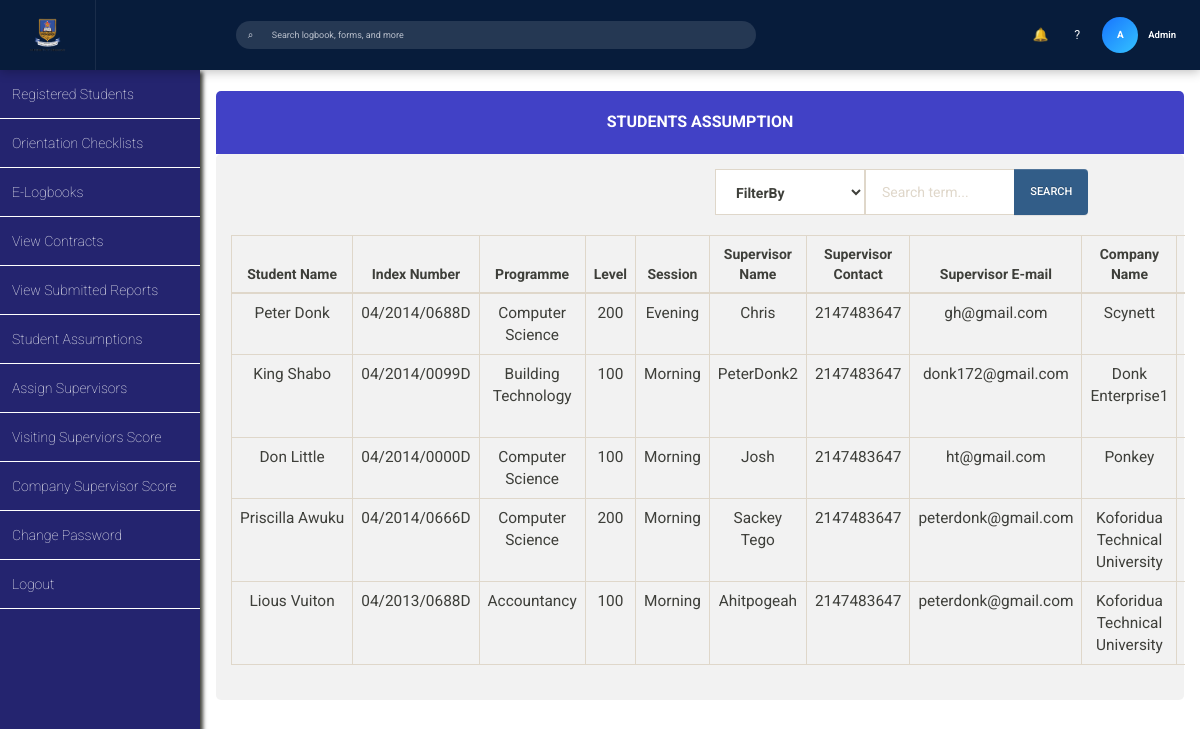
The app's page /admin/students_assumptions/students_assumptions.php with its own data.
### tables this page shows
CREATE TABLE `students_assumption` (
  `id` int(11) NOT NULL,
  `first_name` varchar(200) NOT NULL,
  `last_name` varchar(200) NOT NULL,
  `other_name` varchar(200) NOT NULL,
  `index_number` varchar(200) NOT NULL,
  `level` varchar(200) NOT NULL,
  `programme` varchar(200) NOT NULL,
  `session` varchar(200) NOT NULL,
  `company_name` varchar(200) NOT NULL,
  `supervisor_name` varchar(200) NOT NULL,
  `supervisor_contact` int(20) NOT NULL,
  `supervisor_email` varchar(100) NOT NULL,
  `company_region` varchar(200) NOT NULL,
  `company_address` mediumtext NOT NULL,
  `registration_type` varchar(200) NOT NULL,
  `date` timestamp NOT NULL DEFAULT CURRENT_TIMESTAMP ON UPDATE CURRENT_TIMESTAMP
);

### admin/students_assumptions/students_assumptions.php (the view, shortened to what this page needs)
<?php
include '../../database_connection/database_connection.php';
$mysql_query_1 = "SELECT * FROM students_assumption";
 ?>
<!DOCTYPE html>
<html lang="en" class="bg-pink">
<head>
  <link rel="stylesheet" href="../../css/bootstrap-theme.min.css"/>
  <link rel="stylesheet" href="../../css/bootstrap.min.css"/>
  <link rel="stylesheet" href="../../css/main_page_style.css"/>
  <link rel="stylesheet" href="students_assumptions.css"/>
</head>
<body>
<?php $topbar_display_name = 'Admin'; $topbar_logo_src = '../../img/header_log.png'; include '../../includes/topbar.php'; ?>
<div id="left_side_bar">
<ul id="menu_list">
  <a class="menu_items_link" href="../view_registered_students/view_registered_students.php"><li class="menu_items_list">Registered Students</li></a>
  <a class="menu_items_link" href="../view_orientation_checklists.php"><li class="menu_items_list">Orientation Checklists</li></a>
  <a class="menu_items_link" href="../view_elogbooks.php"><li class="menu_items_list">E-Logbooks</li></a>
  <a class="menu_items_link" href="../manage_contracts.php"><li class="menu_items_list">View Contracts</li></a>
  <a class="menu_items_link" href="../view_submitted_reports.php"><li class="menu_items_list">View Submitted Reports</li></a>
  <a class="menu_items_link" href="students_assumptions.php"><li class="menu_items_list">Student Assumptions</li></a>
  <a class="menu_items_link" href="../assign_supervisors/assign_supervisors.php"><li class="menu_items_list">Assign Supervisors</li></a>
  <a class="menu_items_link" href="../visiting_score/visiting_supervisors_score.php"><li class="menu_items_list">Visiting Superviors Score</li></a>
  <a class="menu_items_link" href="../company_score/company_supervisor_score.php"><li class="menu_items_list">Company Supervisor Score</li></a>
  <a class="menu_items_link" href="../change_password/change_password.php"><li class="menu_items_list">Change Password</li></a>
  <a class="menu_items_link" href="../../index.php"><li class="menu_items_list">Logout</li></a>
</ul>
</div>
<div class="container-fluid">
<div id="main_content">
    <div class = "panel">
       <div class = "panel-heading phead">
          <h2 class = "panel-title ptitle"> Students Assumption </h2>
       </div>
            <div class = "panel-body pbody">
              <form method="post" action="">
                  <div class="row">
                      <div class="col-xs-5 col-xs-offset-6">
              		    <div class="input-group">
                              <div class="input-group-btn search-panel">
                                  <select class="form-control search_by_side" name="filter-by">
                                    <option>FilterBy</option>
                                  </select>
                              </div>
                              <input type="text" class="form-control" name="txt_search_term" placeholder="Search term...">
                              <span class="input-group-btn">
                                  <input type="submit" class="btn btn-primary" value="search" name="btn_search" id="btn_search">
                              </span>
                            </form>
                          </div>
                      </div>
              	</div>
              <br>
              <table class="table table-bordered table-hover">
                  <thead>
                    <tr>
                        <th style="text-align:center">Student Name</th>
                        <th style="text-align:center">Index Number</th>
                        <th style="text-align:center">Programme</th>
                        <th style="text-align:center">Level</th>
                        <th style="text-align:center">Session</th>
                        <th style="text-align:center">Supervisor Name</th>
                        <th style="text-align:center">Supervisor Contact</th>
                        <th style="text-align:center" width="5%">Supervisor E-mail</th>
                        <th style="text-align:center">Company Name</th>
                        <th style="text-align:center">Company Region</th>
                    </tr>
                  </thead>
                  <tbody>
                    <?php
                    $mysql_query_command_1 = $mysql_query_1;
                    $execute_result_query = mysqli_query($conn,$mysql_query_command_1);
                    while ($row_set = mysqli_fetch_array($execute_result_query)){
                      echo "<tr style='text-align:center;font-size:1.1em'>";
                      echo "<td>".$row_set["first_name"]."&nbsp;".$row_set["last_name"]."</td>";
                      echo "<td>".$row_set["index_number"]."</td>";
                      echo "<td>".$row_set["programme"]."</td>";
                      echo "<td>".$row_set["level"]."</td>";
                      echo "<td>".$row_set["session"]."</td>";
                      echo "<td>".$row_set["supervisor_name"]."</td>";
                      echo "<td>".$row_set["supervisor_contact"]."</td>";
                      echo "<td>".$row_set["supervisor_email"]."</td>";
                      echo "<td>".$row_set["company_name"]."</td>";
                      echo "<td>".$row_set["company_region"]."</td>";
                      echo "</tr>";
                    }
                     ?>
                  </tbody>
            </table>
     </div>
</body>
</html>

### css/main_page_style.css (style rules this page uses)
* { margin: 0; padding: 0; }
#left_side_bar { height: calc(100vh - 70px); float: left; margin-top: 70px; overflow: auto; background-color: rgba(18, 18, 99, 0.92); position: fixed; box-shadow: 3px 2px 4px; width: 200px; z-index: 2; }
#left_side_bar #menu_list a { text-decoration: none; color: white; font-size: 1em; }
#left_side_bar #menu_list li { text-decoration-style: none; padding: 14px 10px 14px 12px; border-bottom: 1px solid white; font-weight: lighter; }
#main_content { background-color: white; margin-top: 70px; float: right; padding-left: 200px; width: 100%; height: 92vh; overflow-y: auto; overflow-x: auto; }
@media only screen and (min-width: 320px) { #left_side_bar { width: 160px; } }
@media only screen and (min-width: 320px) { #left_side_bar #menu_list a { font-size: .8em; } }
@media only screen and (min-width: 320px) { #left_side_bar #menu_list li { padding: 14px 10px 14px 8px; } }
@media only screen and (min-width: 320px) { #main_content { padding-left: 160px; } }
@media only screen and (min-width: 480px) { #left_side_bar { width: 160px; } }
@media only screen and (min-width: 480px) { #left_side_bar #menu_list a { font-size: .8em; } }
@media only screen and (min-width: 480px) { #left_side_bar #menu_list li { padding: 14px 10px 14px 8px; } }
@media only screen and (min-width: 480px) { #main_content { padding-left: 160px; } }
@media only screen and (min-width: 992px) { #left_side_bar { width: 200px; } }
@media only screen and (min-width: 992px) { #left_side_bar #menu_list a { font-size: 1em; } }
@media only screen and (min-width: 992px) { #left_side_bar #menu_list li { padding: 14px 10px 14px 12px; } }
@media only screen and (min-width: 992px) { #main_content { padding-left: 200px; } }
@media only screen and (min-width: 1200px) { #left_side_bar { width: 200px; } }
@media only screen and (min-width: 1200px) { #left_side_bar #menu_list a { font-size: 1em; } }
@media only screen and (min-width: 1200px) { #left_side_bar #menu_list li { padding: 14px 10px 14px 12px; } }
@media only screen and (min-width: 1200px) { #main_content { padding-left: 200px; } }

### admin/students_assumptions/students_assumptions.css (style rules this page uses)
.search_by_side { width: 150px !important; font-weight: bold; }
.table { width: 100% !important; }
.phead { padding: 20px; margin-top: 20px; width: 100%; text-align: center; font-weight: bold; background-color: rgba(27, 27, 187, 0.83); border-top-left-radius: 5px; border-top-right-radius: 5px; color: white; }
.ptitle { font-size: 16px !important; font-weight: bold !important; }
.pbody { background-color: rgba(232, 232, 232, 0.56); border-radius: 5px; }

### records on screen
students_assumption: first_name "Peter", last_name "Donk", index_number "04/2014/0688D", programme "Computer Science", level "200", session "Evening", supervisor_name "Chris", supervisor_contact "2147483647", supervisor_email "gh@gmail.com", company_name "Scynett"
students_assumption: first_name "King", last_name "Shabo", index_number "04/2014/0099D", programme "Building Technology", level "100", session "Morning", supervisor_name "PeterDonk2", supervisor_contact "2147483647", supervisor_email "donk172@gmail.com", company_name "Donk Enterprise1"
students_assumption: first_name "Don", last_name "Little", index_number "04/2014/0000D", programme "Computer Science", level "100", session "Morning", supervisor_name "Josh", supervisor_contact "2147483647", supervisor_email "ht@gmail.com", company_name "Ponkey"
students_assumption: first_name "Priscilla", last_name "Awuku", index_number "04/2014/0666D", programme "Computer Science", level "200", session "Morning", supervisor_name "Sackey Tego", supervisor_contact "2147483647", supervisor_email "peterdonk@gmail.com", company_name "Koforidua Technical University"
students_assumption: first_name "Lious", last_name "Vuiton", index_number "04/2013/0688D", programme "Accountancy", level "100", session "Morning", supervisor_name "Ahitpogeah", supervisor_contact "2147483647", supervisor_email "peterdonk@gmail.com", company_name "Koforidua Technical University"

### other values on screen
$topbar_initial "A"
$topbar_display_esc "Admin"
